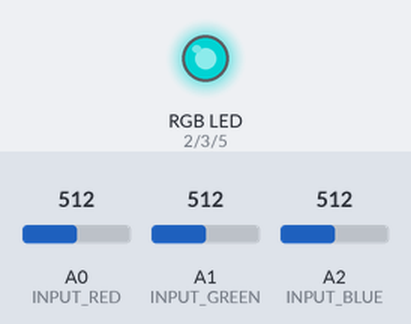
Simulated run of this sketch. Board: Arduino Uno, built with avr-gcc and run on an emulated ATmega328P. On the bench: an RGB LED mixed from three pins (HIGH = lit). The test bench sets the inputs (shaded band); at power-on: A0 (INPUT_RED) = 512, A1 (INPUT_GREEN) = 512, A2 (INPUT_BLUE) = 512. Dim RGB values are drawn brighter than linear.

Above: at 1.2 s.
1.3 s: A0 (INPUT_RED) set to 522
At 2.5 s:
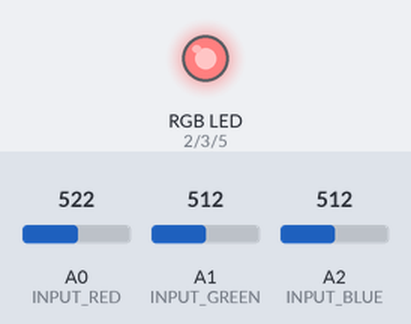
2.8 s: A1 (INPUT_GREEN) set to 716
At 4.0 s:
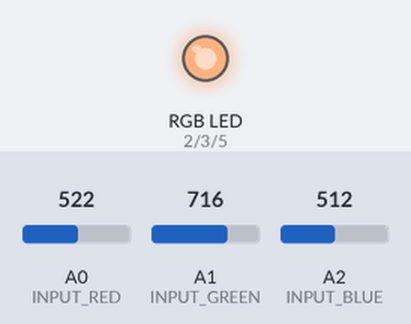
4.3 s: A2 (INPUT_BLUE) set to 716
At 5.5 s:
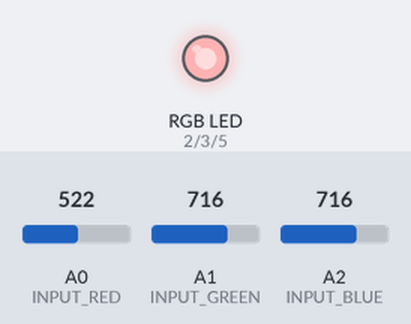
5.8 s: A0 (INPUT_RED) set to 511
At 7.0 s:
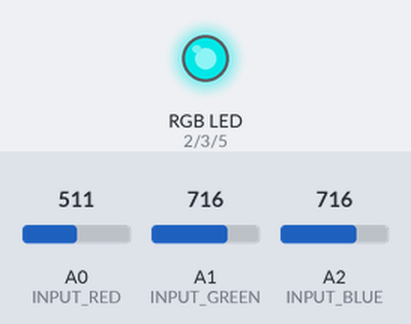
7.3 s: A1 (INPUT_GREEN) set to 900
At 8.4 s:
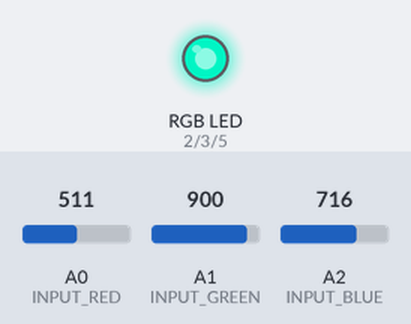
8.8 s: A2 (INPUT_BLUE) set to 900
At 9.8 s:
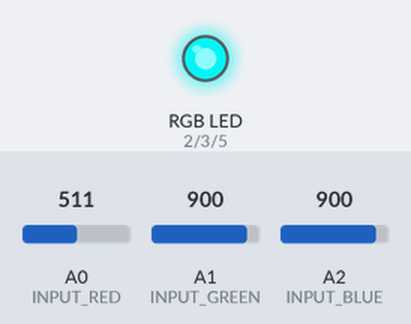
Timing chart, 0 to 11.3 s (numbered marks = the images above; inputs shaded):
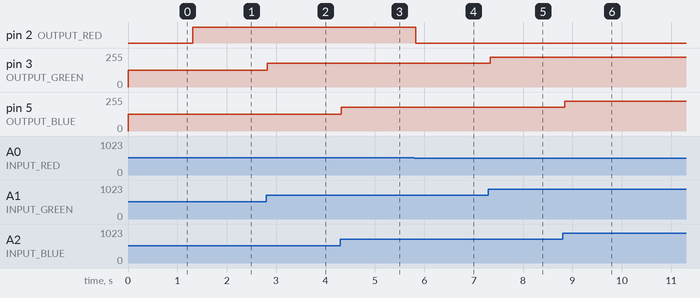

Measured:
- the behaviour switches between 514 and 515 on A0 (INPUT_RED) (found by bisection; images 0 and 1)
- after the input at 1.3 s, pin 2 (OUTPUT_RED): LOW → HIGH at once
- after the input at 2.8 s, pin 3 (OUTPUT_GREEN): 127/255 → 178/255 at once
- after the input at 4.3 s, pin 5 (OUTPUT_BLUE): 127/255 → 178/255 at once
- after the input at 5.8 s, pin 2 (OUTPUT_RED): HIGH → LOW at once
- after the input at 7.3 s, pin 3 (OUTPUT_GREEN): 178/255 → 223/255 at once
- after the input at 8.8 s, pin 5 (OUTPUT_BLUE): 178/255 → 223/255 after 0.05 s

The sketch:

RGB_Led.ino
```cpp
#define INPUT_RED A0
#define INPUT_GREEN A1
#define INPUT_BLUE A2
#define OUTPUT_RED 2
#define OUTPUT_GREEN 3
#define OUTPUT_BLUE 5

void setup() {
  // put your setup code here, to run once:
  Serial.begin(9600);

  pinMode(OUTPUT_RED,OUTPUT);
  pinMode(OUTPUT_GREEN,OUTPUT);
  pinMode(OUTPUT_BLUE,OUTPUT);

  while(!Serial);

}

void loop() {
  readSensor();
  delay(100);
}

void readSensor(){
  int r = analogRead(INPUT_RED);
  int g = analogRead(INPUT_GREEN);
  int b = analogRead(INPUT_BLUE);

  byte rValue = map(r, 0, 1025, 0, 255);
  byte gValue = map(g, 0, 1025, 0, 255);
  byte bValue = map(b, 0, 1025, 0, 255);

//  Serial.println("紅色：" + String(rValue));
//  Serial.println("綠色：" + String(gValue));
//  Serial.println("藍色：" + String(bValue));
//  Serial.println("-------------------");
  changeColor(rValue,gValue,bValue);
}

void changeColor(byte r, byte g, byte b){
  analogWrite(OUTPUT_RED,r);
  analogWrite(OUTPUT_GREEN,g);
  analogWrite(OUTPUT_BLUE,b);
}
```
